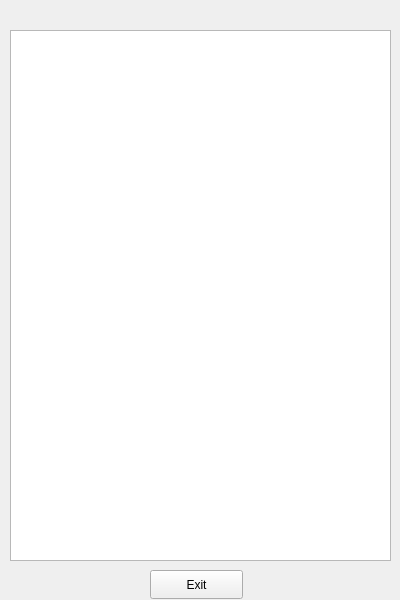
<?xml version="1.0" encoding="UTF-8"?>
<ui version="4.0">
 <class>Widget</class>
 <widget class="QWidget" name="Widget">
  <property name="geometry">
   <rect>
    <x>0</x>
    <y>0</y>
    <width>400</width>
    <height>600</height>
   </rect>
  </property>
  <property name="windowTitle">
   <string>Widget</string>
  </property>
  <widget class="QPushButton" name="pushButton">
   <property name="geometry">
    <rect>
     <x>150</x>
     <y>570</y>
     <width>93</width>
     <height>29</height>
    </rect>
   </property>
   <property name="text">
    <string>Exit</string>
   </property>
  </widget>
  <widget class="QTableView" name="tableView">
   <property name="geometry">
    <rect>
     <x>10</x>
     <y>30</y>
     <width>381</width>
     <height>531</height>
    </rect>
   </property>
  </widget>
 </widget>
 <resources/>
 <connections/>
</ui>
